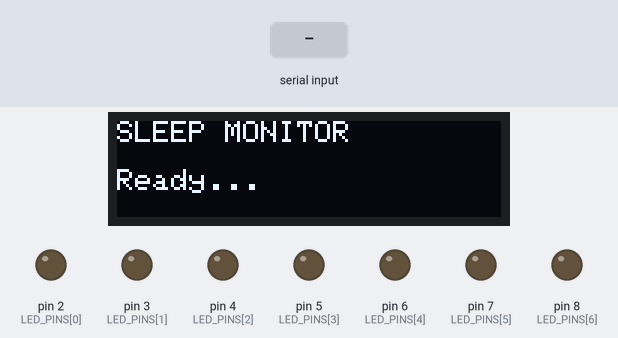
Recording of a sketch running on a simulated Arduino Uno, built with avr-gcc and run on an emulated ATmega328P. Parts: 128×32 one-colour display, output pins drawn as LEDs (lit = HIGH). The test bench sets the inputs (shaded band). What the sketch prints to the serial monitor is not drawn.

Above: at 1.2 s.
1.3 s: "P90\n" received over Serial
2.8 s: "90,45\n" received over Serial
At 3.1 s:
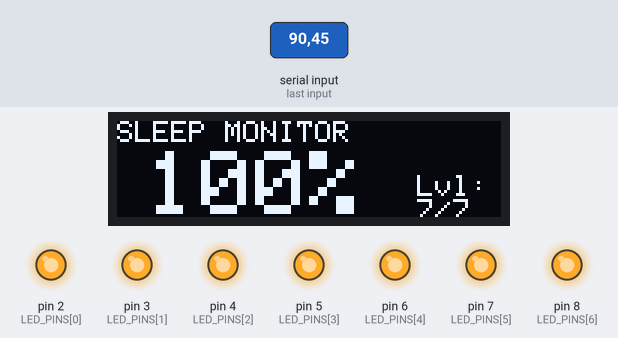
Timing chart, 0 to 5.8 s (numbered marks = the images above; inputs shaded):
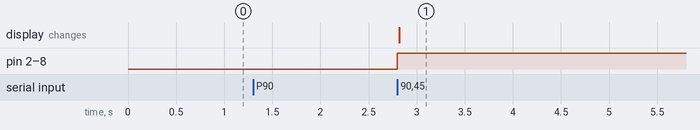

The sketch:

sleep_moniter.ino
```cpp
// sleep_monitor_fixed.ino
#include <Wire.h>
#include <Adafruit_GFX.h>
#include <Adafruit_SSD1306.h>

#define SCREEN_WIDTH 128
#define SCREEN_HEIGHT 32
#define OLED_ADDR 0x3C
#define OLED_RESET -1

Adafruit_SSD1306 display(SCREEN_WIDTH, SCREEN_HEIGHT, &Wire, OLED_RESET);

const uint8_t LED_PINS[] = {2,3,4,5,6,7,8};
const uint8_t NUM_LEDS = 7;

#define BUFFER_SIZE 3
char buffer[BUFFER_SIZE + 1];
uint8_t idx = 0;
bool inPacket = false;

void setup() {
  for (uint8_t i = 0; i < NUM_LEDS; i++) pinMode(LED_PINS[i], OUTPUT);
  Serial.begin(9600);

  // --- OLED INIT ---
  if (!display.begin(SSD1306_SWITCHCAPVCC, OLED_ADDR)) {
    Serial.println(F("OLED FAILED! Check wiring or addr 0x3D"));
    while (1);
  }

  showBootScreen();
  setLedLevel(0);
  Serial.println(F("Arduino READY. Send P000 to P100"));
}

void loop() {
  while (Serial.available()) {
    char c = Serial.read();

    // Start of packet
    if (c == 'P') {
      idx = 0;
      inPacket = true;
      Serial.print(F("\n[RX] P"));
      continue;
    }

    // Only accept digits during packet
    if (inPacket && idx < BUFFER_SIZE && isDigit(c)) {
      buffer[idx++] = c;
      Serial.print(c);
    }

    // Packet complete?
    if (inPacket && idx == BUFFER_SIZE) {
      buffer[BUFFER_SIZE] = '\0';
      int pct = atoi(buffer);
      pct = constrain(pct, 0, 100);

      int level = (int)round(pct / 100.0 * NUM_LEDS);
      level = constrain(level, 0, NUM_LEDS);

      setLedLevel(level);
      updateOLED(pct, level);

      Serial.print(F(" → "));
      Serial.print(pct);
      Serial.print(F("% → Level "));
      Serial.println(level);

      inPacket = false;
      idx = 0;

      // Flush any extra junk
      while (Serial.available()) Serial.read();
    }
  }
}

void showBootScreen() {
  display.clearDisplay();
  display.setTextSize(1);
  display.setTextColor(SSD1306_WHITE);
  display.setCursor(0,0);  display.println(F("SLEEP MONITOR"));
  display.setCursor(0,16); display.println(F("Ready..."));
  display.display();
}

void updateOLED(int pct, int lvl) {
  display.clearDisplay();
  display.setTextSize(1);
  display.setCursor(0,0); display.print(F("SLEEP MONITOR"));

  display.setTextSize(3);
  display.setCursor(10,10);
  display.print(pct);
  display.print("%");

  display.setTextSize(1);
  display.setCursor(100, 18); display.print(F("Lvl:"));
  display.setCursor(100, 26); display.print(lvl);
  display.print("/7");
  display.display();
}

void setLedLevel(int lvl) {
  for (uint8_t i = 0; i < NUM_LEDS; i++) {
    digitalWrite(LED_PINS[i], (i < lvl) ? HIGH : LOW);
  }
}
```

Measured:
- after the input at 1.3 s, every drawn part: stays the same
- after the input at 2.8 s, pin 2 (LED_PINS[0]), pin 3 (LED_PINS[1]), pin 4 (LED_PINS[2]), pin 5 (LED_PINS[3]), pin 6 (LED_PINS[4]), pin 7 (LED_PINS[5]), pin 8 (LED_PINS[6]): LOW → HIGH at once; the display: changes at once (image 1)
